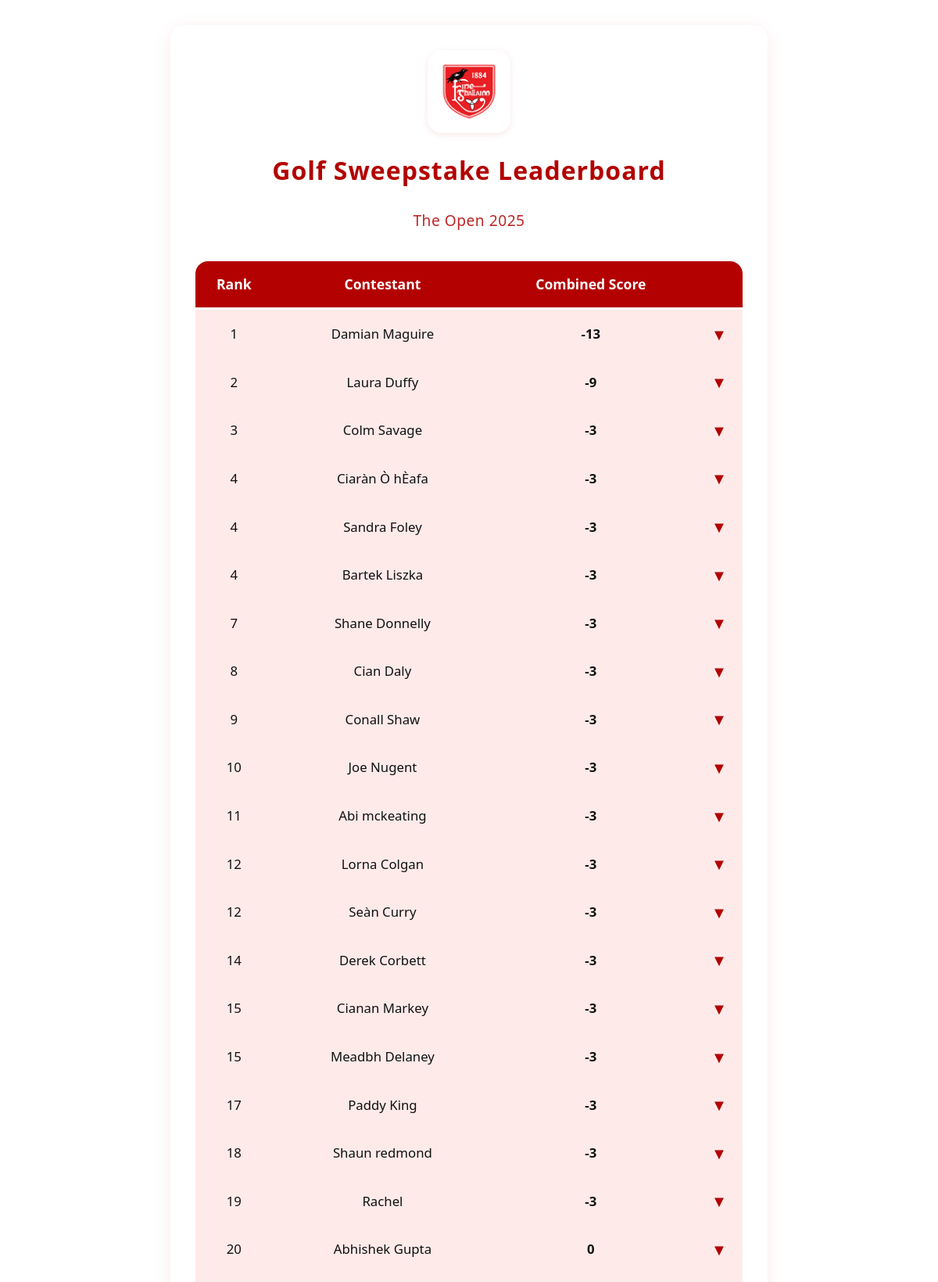
The app's page /sweepstake/leaderboard/ (upper part) with its own data.
### sweepstake/models.py (models this page shows, shortened)
class Contestant(models.Model):
    name = models.CharField(max_length=100)
    phone_number = models.CharField(max_length=30, blank=True, null=True)
    how_paid = models.CharField(max_length=100, blank=True, null=True)
    payment_email = models.CharField(max_length=100, blank=True, null=True)
    created_at = models.CharField(max_length=40, blank=True, null=True)
    entry_number = models.CharField(max_length=20, blank=True, null=True)

### sweepstake/views.py (the view)
# urls.py: path('leaderboard/', views.leaderboard, name='leaderboard'),
def leaderboard(request):
    from math import prod
    @cache_page(120)
    def cached_leaderboard(request):
        contestants = []
        for contestant in Contestant.objects.prefetch_related('picks__player').all():
            picks = list(contestant.picks.all())
            if len(picks) == 3:
                combined_score = sum(pick.player.current_score for pick in picks)
            else:
                combined_score = None  # Incomplete picks
            odds_values = []
            for pick in picks:
                try:
                    num, denom = map(int, pick.player.odds.replace(' ', '').split('/'))
                    odds_values.append((num, denom))
                except Exception:
                    odds_values.append((1, 1))
            if len(odds_values) == 3:
                combined_num = prod([n for n, d in odds_values])
                combined_denom = prod([d for n, d in odds_values])
                if combined_denom != 0:
                    x = round(combined_num / combined_denom)
                    combined_odds = f"{x}/1"
                    combined_odds_val = combined_num / combined_denom
                else:
                    combined_odds = "-"
                    combined_odds_val = 0
            else:
                combined_odds = "-"
                combined_odds_val = 0
            contestants.append({
                'contestant': contestant,
                'picks': picks,
                'combined_score': combined_score,
                'combined_odds': combined_odds,
                'combined_odds_val': combined_odds_val,
            })
        ranked = sorted(
            [c for c in contestants if c['combined_score'] is not None],
            key=lambda x: (x['combined_score'], -x['combined_odds_val'])
        )
        ranked_with_ranks = assign_tied_ranks(ranked)
        unranked = [c for c in contestants if c['combined_score'] is None]
        context = {'ranked': ranked_with_ranks, 'unranked': unranked}
        return render(request, 'sweepstake/leaderboard.html', context)
    return cached_leaderboard(request)

### sweepstake/views.py (called while the page is built)
def assign_tied_ranks(ranked):
    ranked_with_ranks = []
    prev_score = None
    prev_odds = None
    rank = 0
    real_rank = 0
    for entry in ranked:
        real_rank += 1
        if entry['combined_score'] != prev_score or entry['combined_odds_val'] != prev_odds:
            rank = real_rank
        ranked_with_ranks.append({'rank': rank, 'entry': entry, 'combined_odds': entry['combined_odds']})
        prev_score = entry['combined_score']
        prev_odds = entry['combined_odds_val']
    return ranked_with_ranks

### sweepstake/templates/sweepstake/leaderboard.html (shortened to what this page needs)
{% load static %}
<!DOCTYPE html>
<html>
<head>
</head>
<body>
    <div class="container">
        <div class="logo">
            <img src="{% static 'sweepstake/images/fingallians_logo.png' %}" alt="Fingallians GAA Logo" />
        </div>
        <h1>Golf Sweepstake Leaderboard</h1>
        <div style="text-align:center; margin-top:-1em; margin-bottom:2em; font-size:1.2em; color:#b30000; opacity:0.85; font-weight:500; letter-spacing:0.5px;">The Open 2025</div>
        <div class="table-responsive">
        <table>
            <tr>
                <th>Rank</th>
                <th>Contestant</th>
                <th>Combined Score</th>
                <th></th>
            </tr>
            {% for item in ranked %}
            <tr class="dropdown-row">
                <td>{{ item.rank }}</td>
                <td>{{ item.entry.contestant.name }}</td>
                <td style="font-weight:600;">{{ item.entry.combined_score }}</td>
                <td class="arrow-cell"><span class="dropdown-arrow">&#9660;</span></td>
            </tr>
            {% endfor %}
        </table>
        </div>
    </div>
</body>
</html>

### sweepstake/templates/sweepstake/leaderboard.html (style rules this page uses)
body { font-family: 'Segoe UI', Arial, sans-serif; background: #fff; margin: 0; padding: 0; }
.container { max-width: 700px; margin: 2em auto 0 auto; background: #fff; border-radius: 18px; box-shadow: 0 4px 24px rgba(200,0,0,0.08); padding: 2em 2em 1em 2em; }
.logo { text-align:center; margin-bottom: 1em; }
.logo img { height: 90px; border-radius: 18px; box-shadow: 0 2px 8px rgba(200,0,0,0.10); background: #fff; padding: 8px; }
h1 { text-align: center; color: #b30000; margin-bottom: 1.5em; letter-spacing: 1px; }
.table-responsive { width: 100%; overflow-x: auto; }
table { width: 100%; border-collapse: separate; border-spacing: 0; background: #fff; border-radius: 16px; overflow: hidden; box-shadow: 0 2px 8px rgba(200,0,0,0.06); }
th, td { padding: 1em 0.5em; text-align: center; }
th { background: #b30000; color: #fff; font-size: 1.1em; font-weight: 600; border-bottom: 3px solid #fff; }
tr { background: #fff; transition: background 0.2s; }
tr:nth-child(even) { background: #ffeaea; }
td { font-size: 1.05em; color: #111; }
.arrow-cell { width: 40px; text-align: right; padding-right: 1.2em; }
.dropdown-row { cursor: pointer; transition: background 0.2s; }
.dropdown-arrow { display: inline-block; margin-left: 8px; transition: transform 0.2s, color 0.2s; color: #b30000; font-size: 1.2em; vertical-align: middle; }

### records on screen
Contestant: entry.contestant.name "Damian Maguire"
Contestant: entry.contestant.name "Laura Duffy"
Contestant: entry.contestant.name "Colm Savage"
Contestant: entry.contestant.name "Ciaràn Ò hÈafa"
Contestant: entry.contestant.name "Sandra Foley"
Contestant: entry.contestant.name "Bartek Liszka"
Contestant: entry.contestant.name "Shane Donnelly"
Contestant: entry.contestant.name "Cian Daly"
Contestant: entry.contestant.name "Conall Shaw"
Contestant: entry.contestant.name "Joe Nugent"
Contestant: entry.contestant.name "Abi mckeating"
Contestant: entry.contestant.name "Lorna Colgan"
Contestant: entry.contestant.name "Seàn Curry"
Contestant: entry.contestant.name "Derek Corbett"
Contestant: entry.contestant.name "Cianan Markey"
Contestant: entry.contestant.name "Meadbh Delaney"
Contestant: entry.contestant.name "Paddy King"
Contestant: entry.contestant.name "Shaun redmond"
Contestant: entry.contestant.name "Rachel"
Contestant: entry.contestant.name "Abhishek Gupta"

### other values on screen
{{ item.rank }} "1" "2" "3" "4" "4" "4" "7" "8" "9" "10" "11" "12" "12" "14" "15" "15" "17" "18" "19" "20"
{{ item.entry.combined_score }} "-13" "-9" "-3" "-3" "-3" "-3" "-3" "-3" "-3" "-3" "-3" "-3" "-3" "-3" "-3" "-3" "-3" "-3" "-3" "0"
